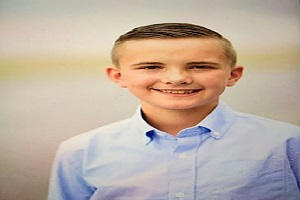
#> input picture img2.jpg, 300 x 200 px
$ python 'Normalize Equalization.py'
#> lines starting #> are read from the running program, lines starting #| are printed output that depends on the picture; after the words box and inside, x2 and y2 are one past the last pixel; in counts of white or black regions, pixels touching at a corner belong together
import cv2
import numpy as np

image = cv2.imread("img2.jpg")
#> image is the input picture: shape (200, 300, 3); mean B, G, R 161.4, 174.5, 189.8
image = cv2.resize(image, (500, 600))
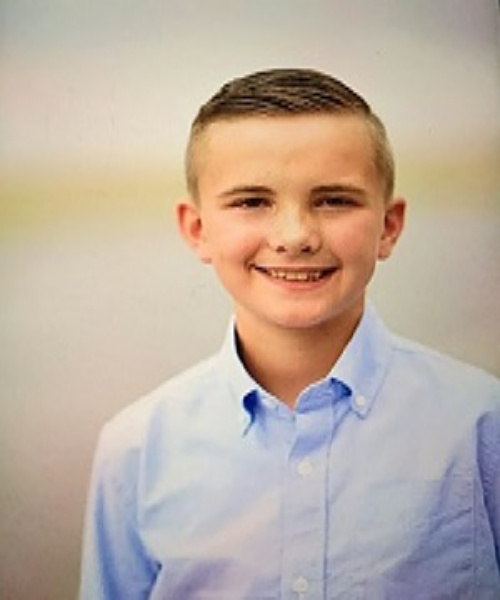
#> image: shape (600, 500, 3); mean B, G, R 161.4, 174.4, 189.7

image_bw = cv2.cvtColor(image, cv2.COLOR_BGR2GRAY)
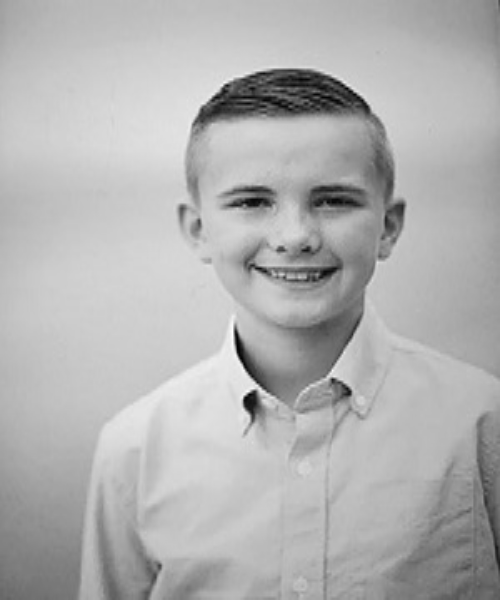
#> image_bw: shape (600, 500); min 1, max 255, mean 177.5

clahe = cv2.createCLAHE(clipLimit=5)
final_img = clahe.apply(image_bw) + 30
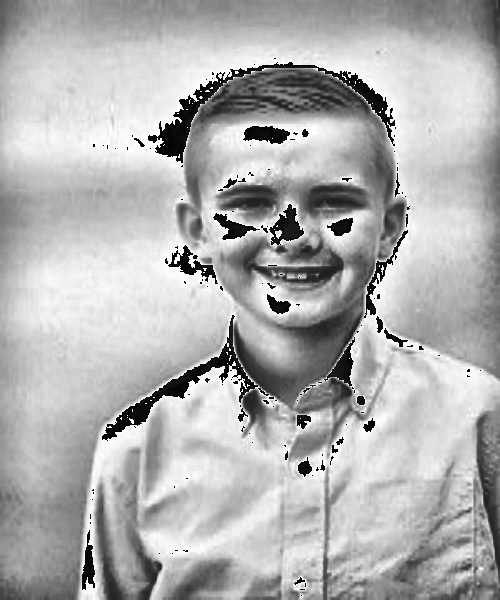
#> final_img: shape (600, 500); min 0, max 255, mean 176.4

_, ordinary_img = cv2.threshold(image_bw, 155, 255, cv2.THRESH_BINARY)
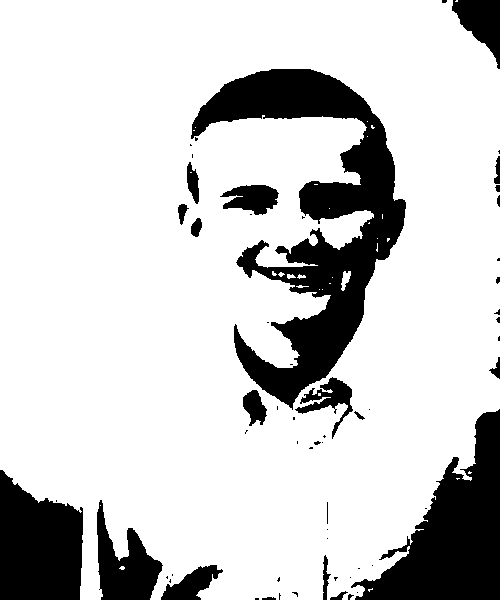
#> ordinary_img: shape (600, 500); 80.9% white; 61 black regions (39 under 20 px), largest, box (x1, y1, x2, y2) and area: (191, 69, 406, 410) 24872, (351, 409, 500, 600) 13409, (0, 470, 83, 600) 8559

# Showing all the three images
cv2.imshow("ordinary threshold", ordinary_img)
cv2.imshow("CLAHE image", final_img)
cv2.waitKey(0)

$ run again, with img1.jpg copied over img2.jpg
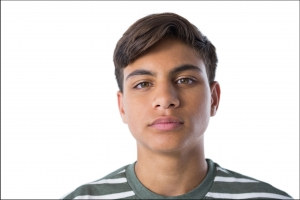
#> input picture img1.jpg, 300 x 200 px
#> image is the input picture: shape (200, 300, 3); mean B, G, R 205.8, 209.3, 217.4
#> image: shape (600, 500, 3)
#> `final_img = clahe.apply(image_bw) + 30`:
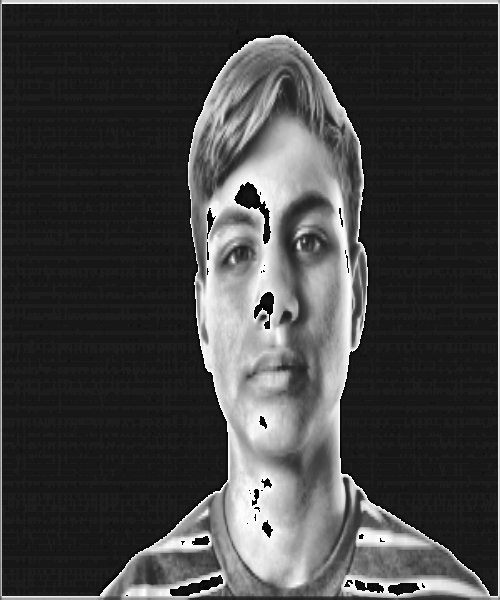
#> final_img: shape (600, 500); min 0, max 255, mean 66.5
#> `_, ordinary_img = cv2.threshold(image_bw, 155, 255, cv2.THRESH_BINARY)`:
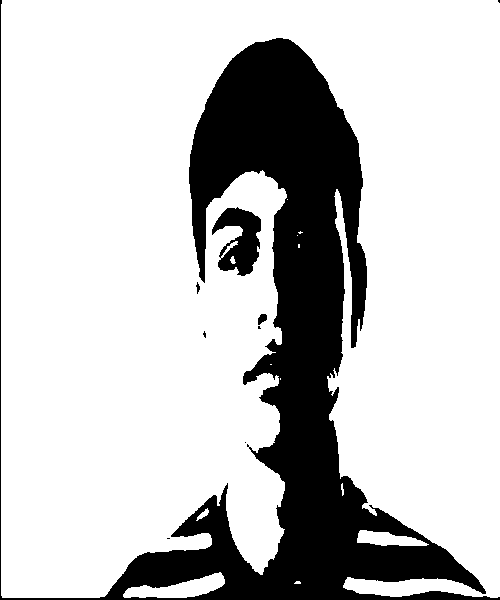
#> ordinary_img: shape (600, 500); 77.7% white; 9 black regions (5 under 20 px), largest, box (x1, y1, x2, y2) and area: (0, 0, 500, 600) 64841, (212, 207, 261, 276) 1967, (258, 314, 267, 325) 68, (196, 282, 200, 294) 26
